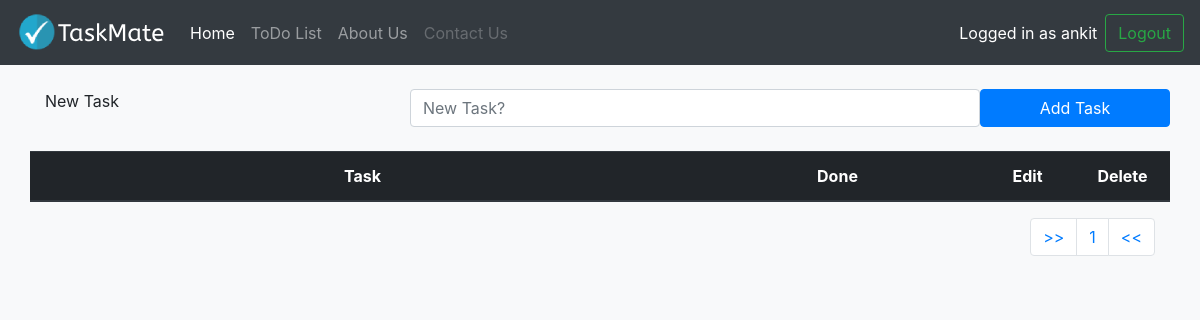
The app's page /todo/ (signed in), older data.
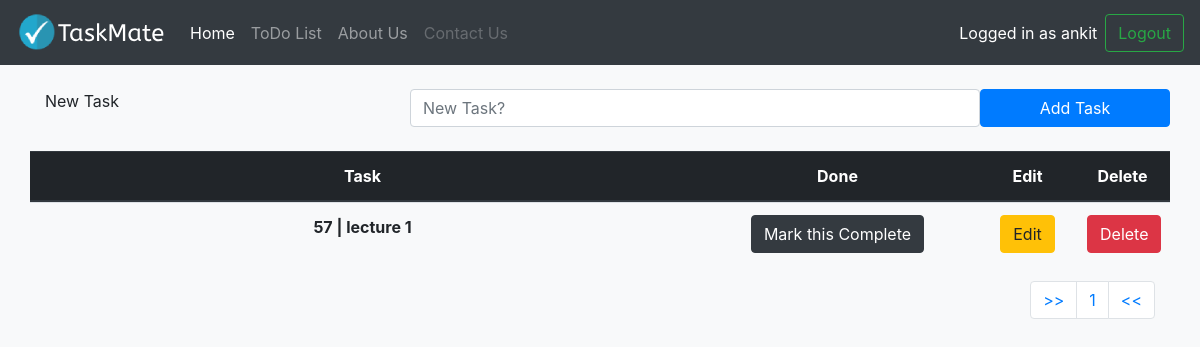
The same page, newer data.
### todo/models.py (models this page shows, shortened)
class TaskList(models.Model):
    manager=models.ForeignKey(User, on_delete=models.CASCADE, default=None)
    task=models.CharField(max_length=1027)
    done=models.BooleanField(default=False)

### todo/views.py (the view)
# urls.py: path('', views.index, name='index' ),
@login_required(login_url='/account/login')
def index(request):
    if request.method=='POST':
        form=TaskForm(request.POST)
        if form.is_valid():
            form.save(commit=False).manager = request.user
            form.save()
            messages.success(request,('New Task is Added'))
            return redirect('/todo')
    else:
        data= TaskList.objects.filter(manager = request.user)
        paginator=Paginator(data,2)
        page=request.GET.get('pg')
        data=paginator.get_page(page)
    context={
            'data': data
        }
    return render(request,'index.html' , context )

### templates/index.html (shortened to what this page needs)
{% extends 'base.html' %}
{% block content %}
<div class="container"><br>
    <form method="POST" class="row">
        <label class="col-lg-4"> New Task</label>
        <input type="text" class="form-control col-lg-6" name="task" placeholder="New Task?">
        <button type="submit" class="btn btn-primary col-lg-2">Add Task</button>
    </form><br>
    <table class="table  text-center">
        <thead class="thead-dark">
            <tr class="row">
                <th class="col-7">Task</th>
                <th class="col-3">Done</th>
                <th class="col-1">Edit</th>
                <th class="col-1">Delete</th>
            </tr>
        </thead>
        <tbody>
            {% if data %}
            {% for data in data %}
            {% if data.done %}
            <tr class="table-success row">
                <th class="col-7"> <del>{{data.task}}</del> </th>
                <td class="col-3"> <a href="{% url 'pending' data.id %}"> <button type="button" class="btn btn-dark">Mark this Pending</button> </a> </td>
                <td class="col-1"> <a href="{% url 'edit' data.id %}"> <button type="button" class="btn btn-warning">Edit</button> </a> </td>
                <td class="col-1"><a href="{% url 'delete' data.id %}"><button type="button" class="btn btn-danger">Delete</button> </a> </td>
            </tr>
            {% else %}
            <tr class="row">
                <th class="col-7"> {{data.id}} | {{data.task}} </th>
                <td class="col-3"> <a href="{% url 'complete' data.id %}"> <button type="button" class="btn btn-dark">Mark this Complete</button></a> </td>
                <td class="col-1"> <a href="{% url 'edit' data.id %}"> <button type="button" class="btn btn-warning">Edit</button>  </a> </td>
                <td class="col-1"><a href="{% url 'delete' data.id %}"><button type="button" class="btn btn-danger">Delete</button>  </a></td>
            </tr>
            {% endif %}
            {%  endfor %}
            {% endif %}
        </tbody>
    </table>
    <nav aria-label="Page navigation example">
        <ul class="pagination justify-content-end">
            <li class="page-item"><a class="page-link" href="?pg=1">>></a></li>
            <li class="page-item"><a class="page-link" href="?pg={{data.number}}">{{data.number}}</a></li>
            <li class="page-item"><a class="page-link" href="?pg={{data.paginator.num_pages}}"><<</a></li>
        </ul>
    </nav>
</div>
{% endblock content %}

### templates/base.html (shortened to what this page needs)
{% load static %}
<!doctype html>
<html lang="en">
  <head>
    <link rel="stylesheet" href="https://maxcdn.bootstrapcdn.com/bootstrap/4.0.0/css/bootstrap.min.css">
    <nav class="navbar navbar-expand-lg navbar-dark bg-dark">
  <a class="navbar-brand" href="{% url 'indexes' %}"><img src=" {% static 'images/logo.png' %} " alt=""></a>
  <div class="collapse navbar-collapse" id="navbarNav">
    <ul class="navbar-nav">
      <li class="nav-item active">
        <a class="nav-link" href="{% url 'indexes' %}">Home <span class="sr-only">(current)</span></a>
      </li>
      <li class="nav-item">
        <a class="nav-link" href="{% url 'index' %}">ToDo List</a>
      </li>
      <li class="nav-item">
        <a class="nav-link" href="{% url 'about' %}">About Us</a>
      </li>
      <li class="nav-item">
        <a class="nav-link disabled" href="{% url 'contact' %}">Contact Us</a>
      </li>
    </ul>
  </div>
  {% if user.is_authenticated %}
    <div class="form-inline my-2 my-lg-0">
        <div class="p-2 bg-dark text-white" > Logged in  as {{user.username}} </div>
      <a href="{% url 'logout' %}"><button class="btn btn-outline-success my-2 my-sm-0" type="submit">Logout</button></a>
    </div>
    {% else %}
    <a href="{% url 'login' %}"><button class="btn btn-primary mr-2 my-sm-0" type="submit">Login</button></a>
    <a href="{% url 'register' %}"><button class="btn btn-success my-2 my-sm-0" type="submit">Register</button></a>
  {% endif %}
</nav>
  </head>
  <body class="bg-light">
  {% block content %}
  {% endblock content %}
  </body>
</html>

Row changes from the older to the newer data that the page shows:
added TaskList: id "57", task "lecture 1"
